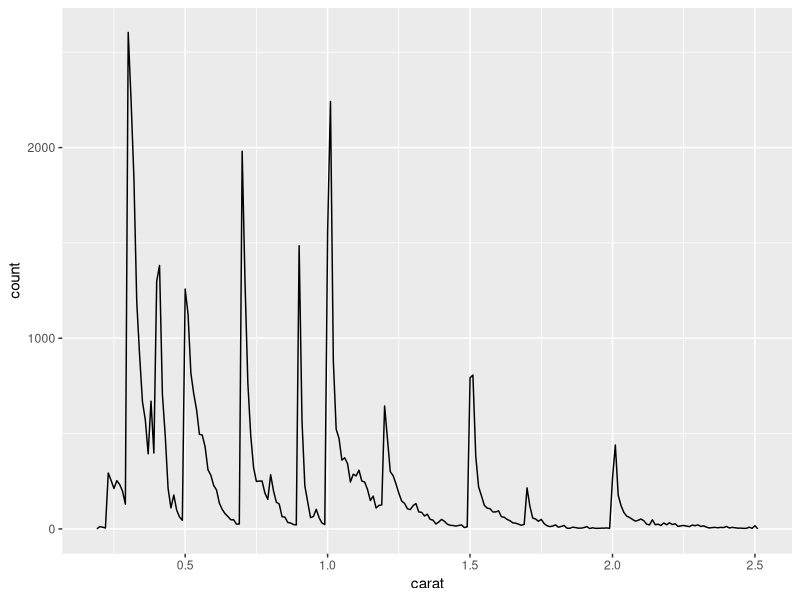
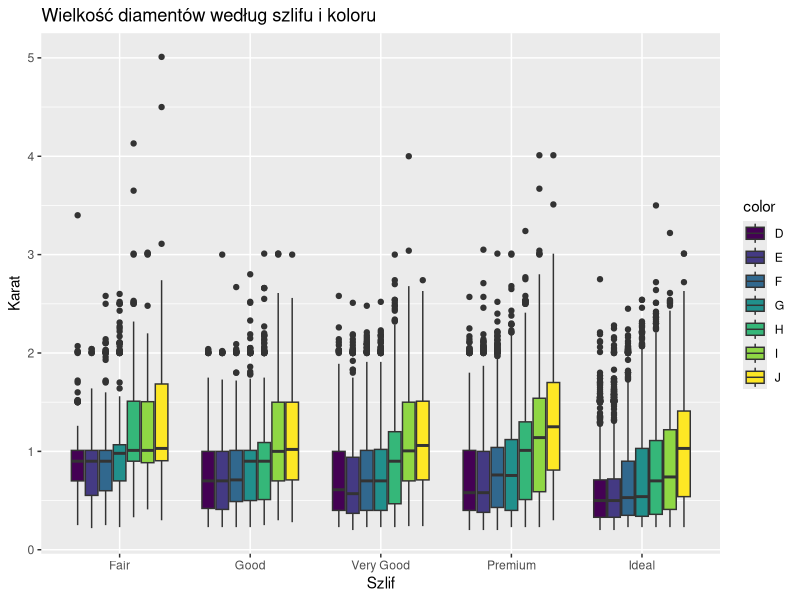
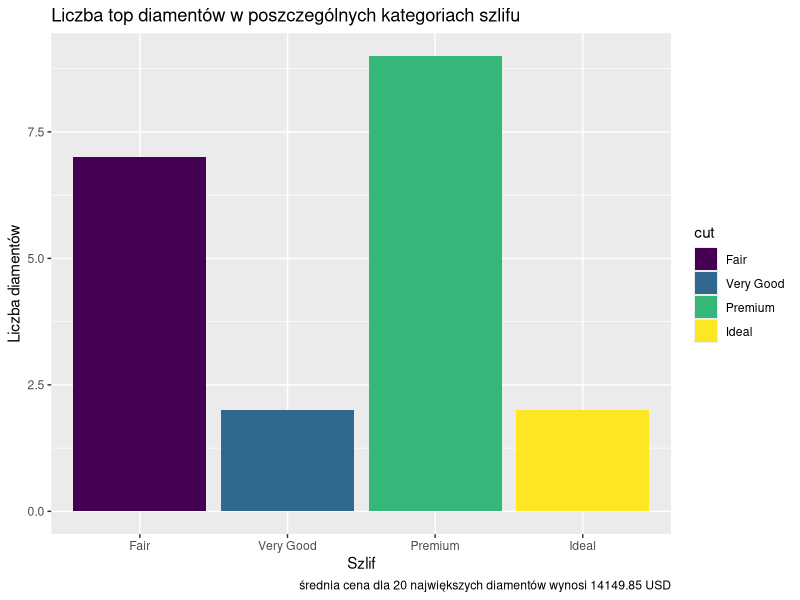

Write the R code that produced these figures, in order.
## ---- chunk 1
library(ggplot2)
library(dplyr)
library(knitr)

# Ustawienie opcji globalnej – ukrywanie kodu we wszystkich chunkach
knitr::opts_chunk$set(echo = FALSE)
knitr::write_bib(c(.packages(), "bookdown"), file = "packages.bib")

smaller <- diamonds %>% 
  filter(carat <= 2.5)
## ---- chunk 2
smaller %>% 
  ggplot(aes(carat)) + 
  geom_freqpoly(binwidth = 0.01)
## ---- chunk 3
diamonds %>% 
  ggplot(aes(x = cut, y = carat, fill = color)) +
  geom_boxplot() +
  labs(
    title = "Wielkość diamentów według szlifu i koloru",
    x = "Szlif",
    y = "Karat"
  )
## ---- chunk 4
top_diamenty <- diamonds %>% 
  arrange(desc(carat)) %>% 
  head(20)

kable(top_diamenty)
## ---- chunk 5
srednia_cena_val <- mean(top_diamenty$price)
liczba_top <- nrow(top_diamenty)

liczba_kat <- top_diamenty %>% 
  count(cut)

ggplot(liczba_kat, aes(x = cut, y = n, fill = cut)) +
  geom_bar(stat = "identity") +
  labs(
    title = "Liczba top diamentów w poszczególnych kategoriach szlifu",
    x = "Szlif",
    y = "Liczba diamentów",
    caption = paste("średnia cena dla", liczba_top, "największych diamentów wynosi", round(srednia_cena_val, 2), "USD")
  )
